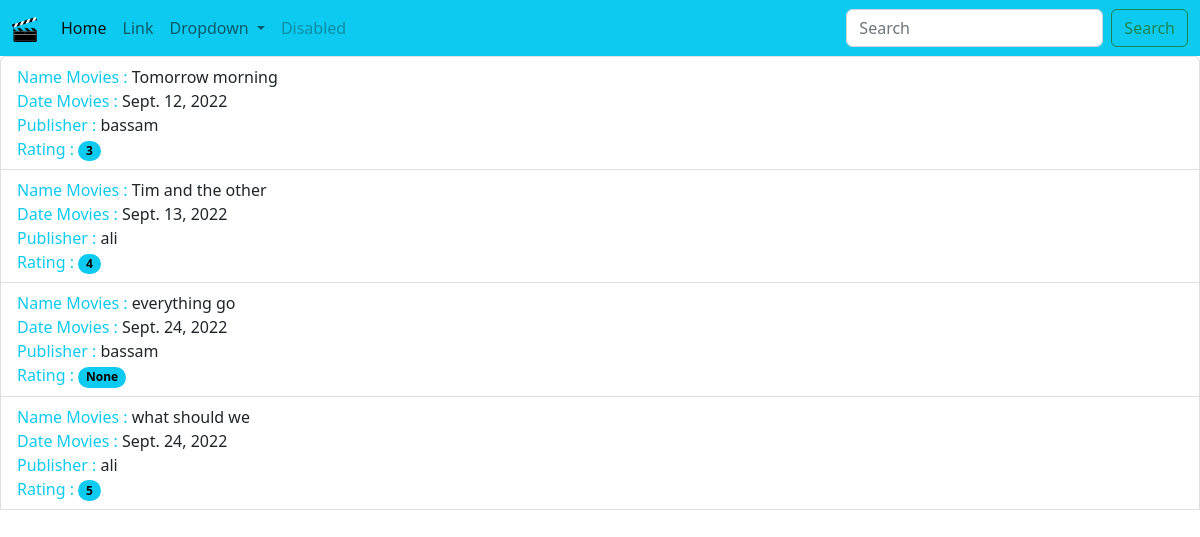
The page / on the database its author committed.
### Movieslistapp/models.py (models this page shows, shortened)
class MoviesInfo(models.Model):
    name = models.CharField(max_length=200, help_text="The name of the Movie. ")
    date = models.DateField(verbose_name="Date of The Movie was released. ")
    publisher = models.ForeignKey(Publisher, on_delete=models.CASCADE)
    contributors = models.ManyToManyField(Contributor, through="MovieContributor")

class Publisher(models.Model):
    name = models.CharField(max_length=200, help_text="The name of thePublisher. ")
    website = models.URLField(help_text=" The publisher's website. ")
    email = models.EmailField(help_text=" The publisher's email address. ")
    def __str__(self):
        return self.name

### Movieslistapp/views.py (the view)
# urls.py: path('', movies_list, name='movies_list'),
def movies_list(request):
    movies = MoviesInfo.objects.all()
    movie_list =[]
    for Movie in movies:
        reviews = Movie.review_set.all()
        if reviews:
            Movie_rating = average_rating([review.rating for review in reviews])
            number_of_reviews = len(reviews)
        else:
            Movie_rating = None
            number_of_reviews = 0
        movie_list.append({'Movie':Movie, 'Movie_rating':Movie_rating, 'number_of_reviews':number_of_reviews})
    context = {'movie_list': movie_list,}
    return render(request, 'movieslist/movieslist.html', context)

### Movieslistapp/utils.py (called while the page is built)
def average_rating(rating_list):
    if not rating_list:
        return 0
    return round(sum(rating_list)/ len(rating_list))

### Templates/movieslist/movieslist.html
{% extends 'base.html' %}
{% block content %}
    <ul class="list-group">
        {% for item in movie_list %}
        <li class="list-group-item">
            <span class="text-info"> Name Movies : </span><span>{{ item.Movie.name }}</span><br>
            <span class="text-info"> Date Movies : </span><span>{{ item.Movie.date }}<br></span>
            <span class="text-info"> Publisher : </span><span>{{ item.Movie.publisher }}<br></span>
            <span class="text-info"> Rating : </span><span class="badge rounded-pill text-bg-info">{{ item.Movie_rating }}<br></span>
        </li>
        {% endfor %}
{% endblock %}

### Templates/base.html (shortened to what this page needs)
<!doctype html>
{% load static %}
<html lang="en">
  <head>
    <link href="https://cdn.jsdelivr.net/npm/bootstrap@5.2.1/dist/css/bootstrap.min.css" rel="stylesheet">
  </head>
  <body>
  <nav>
    <nav class="navbar navbar-expand-lg bg-info">
  <div class="container-fluid">
    <a class="navbar-brand" href="/">
      {% block brand %}
      <img src="{% static 'Movieslistapp/logo.png' %}" width="25
      " height="25">
      {% endblock %}
    </a>
    <div class="collapse navbar-collapse" id="navbarSupportedContent">
      <ul class="navbar-nav me-auto mb-2 mb-lg-0">
        <li class="nav-item">
          <a class="nav-link active" aria-current="page" href="#">Home</a>
        </li>
        <li class="nav-item">
          <a class="nav-link" href="#">Link</a>
        </li>
        <li class="nav-item dropdown">
          <a class="nav-link dropdown-toggle" href="#" role="button" data-bs-toggle="dropdown" aria-expanded="false">
            Dropdown
          </a>
        </li>
        <li class="nav-item">
          <a class="nav-link disabled">Disabled</a>
        </li>
      </ul>
      <form class="d-flex" role="search">
        <input class="form-control me-2" type="search" placeholder="Search" aria-label="Search">
        <button class="btn btn-outline-success" type="submit">Search</button>
      </form>
    </div>
  </div>
</nav>
  </nav>
    {% block content %}
    {% endblock  %}
  </body>
</html>

### rows shown on the page
MoviesInfo: Movie.name "Tomorrow morning", Movie "Sept. 12, 2022", Movie.publisher "bassam", Movie_rating "3"
MoviesInfo: Movie.name "Tim and the other", Movie "Sept. 13, 2022", Movie.publisher "ali", Movie_rating "4"
MoviesInfo: Movie.name "everything go", Movie "Sept. 24, 2022", Movie.publisher "bassam", Movie_rating "None"
MoviesInfo: Movie.name "what should we", Movie "Sept. 24, 2022", Movie.publisher "ali", Movie_rating "5"
